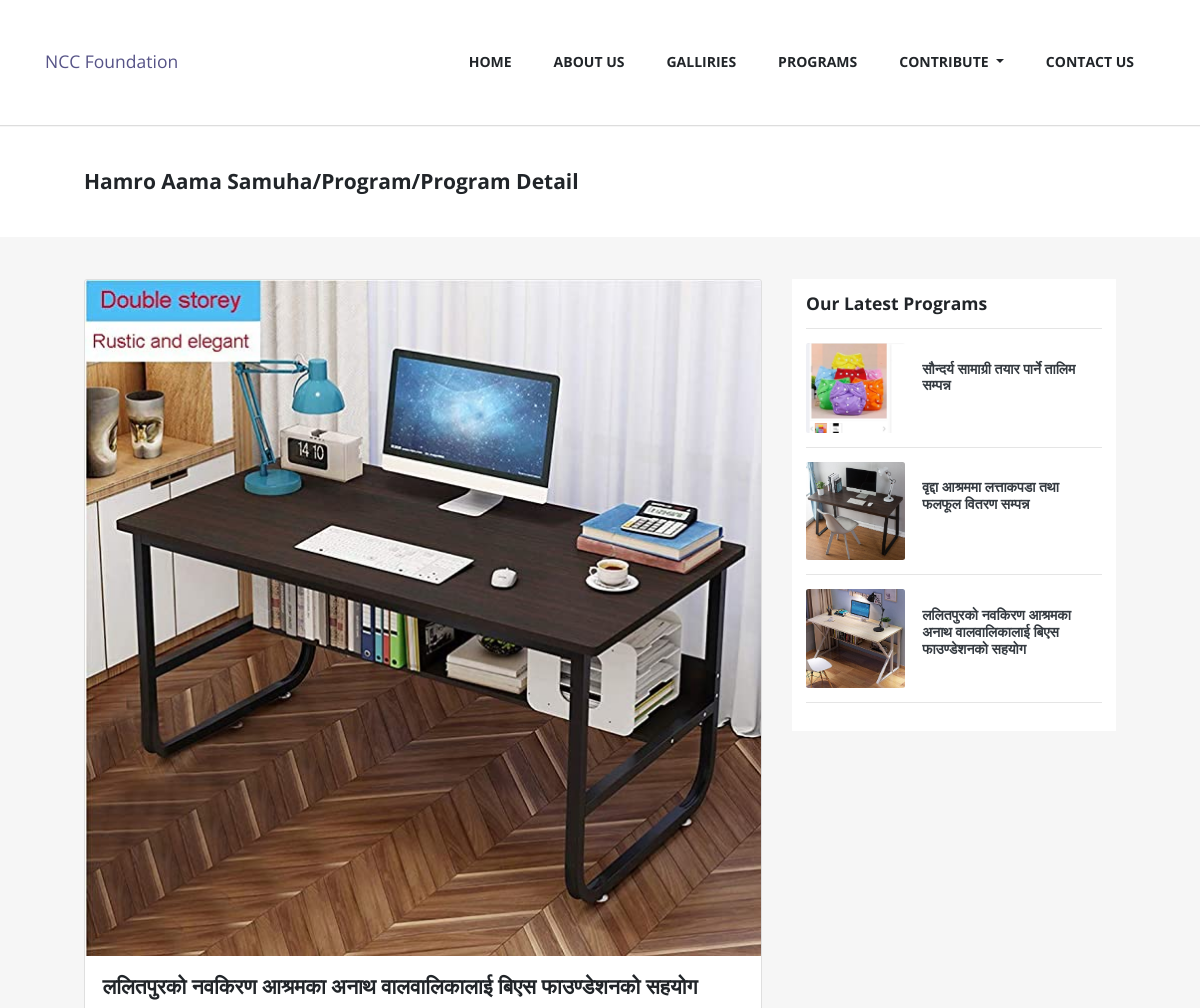
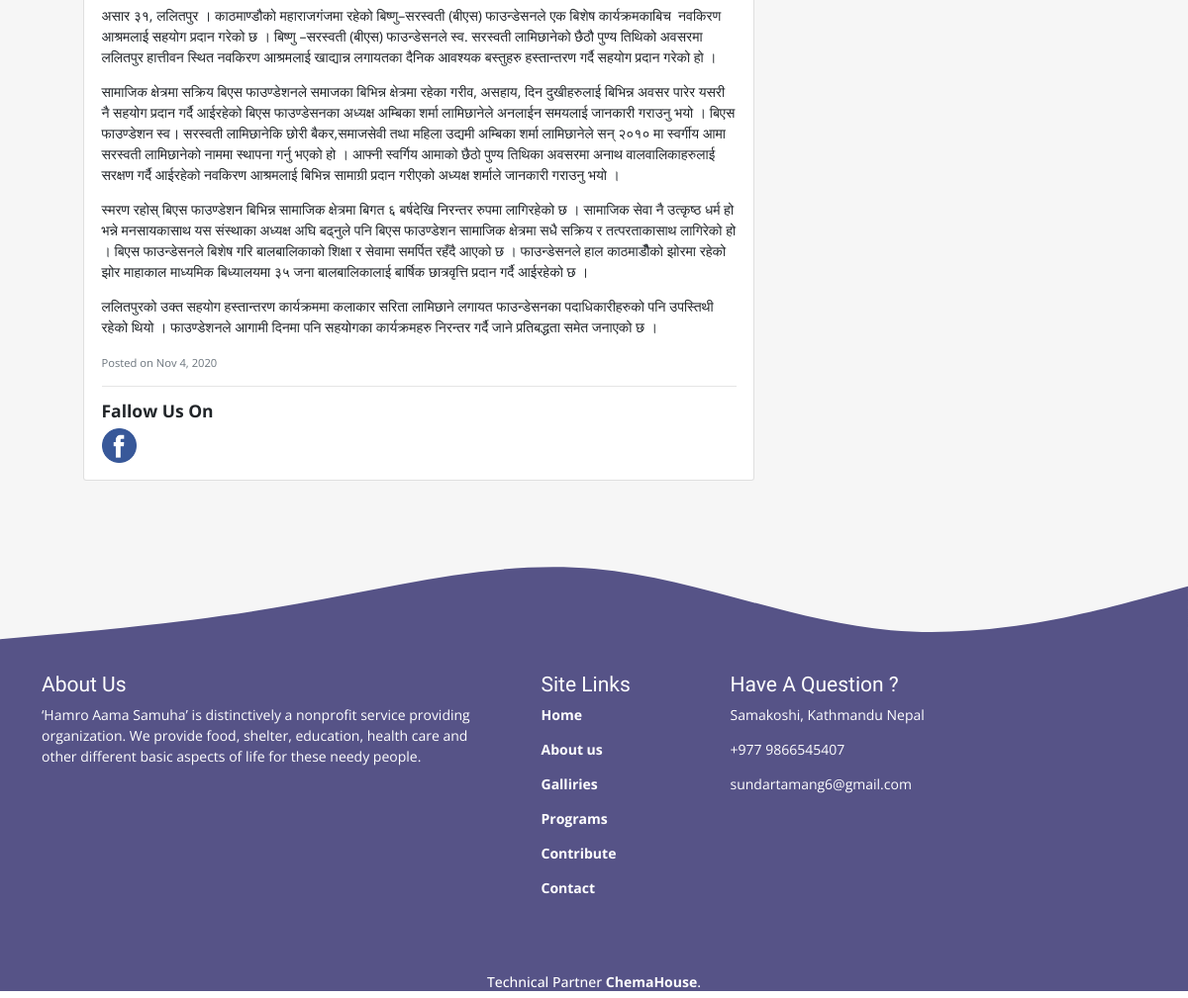
Page /details/2/ on the committed database (2 pictures, top to bottom).
### core/models.py (models this page shows, shortened)
class Program(models.Model):
    title     = models.CharField(max_length=100)
    slug      = models.SlugField()
    content   = RichTextField()
    image     = models.ImageField(upload_to='pics/%Y/%m/%d/')
    timestamp = models.DateTimeField(auto_now_add=True)
    featured  = models.BooleanField()
    class Meta:
        verbose_name_plural = "Programs"
    def timestamp_pretty(self):
        return self.timestamp.strftime('%b %e, %Y')
    def get_absoulate_url(self):
        return reverse('core:details',kwargs ={
            'pk':self.pk
        })

### core/views.py (the view)
# urls.py: path('details/<int:pk>/', ProgramDetailView, name='details'),
def ProgramDetailView(request, pk):
    program        = get_object_or_404(Program, pk=pk)
    programList    = Program.objects.all().order_by('-timestamp')
    paginator      = Paginator(programList, 3)
    page_number    = request.GET.get('page')
    page_obj       = paginator.get_page(page_number)
    context = {
        'object' : program,
        'page_obj' : page_obj,
    }
    return render(request,'programdetail.html',context)

### template/programdetail.html
{% extends 'base.html' %}
{% load staticfiles %}
{% block body %}
<div class="page_wraper">
    <hr />
    <div class="px-5 site_viewer">
        <div class="px-5 pt-5">
            <h4 class="font-weight-bold">Hamro Aama Samuha/Program/Program Detail</h4>
        </div>
    </div>
    <div class="px-5 program_detail_wrapper">
        <div class="row px-5">
            <div class="col-lg-8 col-md-8 col-sm-12">
                <div class="card mt-5">
                    <img class="card-img-top" src="{{object.image.url}}" alt="Card image cap">
                    <div class="card-body">
                        <h4 class="card-title font-weight-bold">{{object.title}}</h4>
                        <p class="card-text">
                            {{object.content|safe}}
                        </p>
                        <p class="card-text"><small class="text-muted">Posted on {{object.timestamp_pretty}}</small></p>
                        <hr />
                        <h5 class="font-weight-bold">fallow us on</h5>
                        <a href="https://www.facebook.com/profile.php?id=100008481586016">
                            <img src="{% static 'img/facebook.png' %}" class="card-img" alt="facebbokIcon"
                                style="height:35px; width:35px;">
                        </a>
                    </div>
                </div>
            </div>
            {% block programDetailSidebar %}{% include 'programDetailSidebar.html' %}{% endblock %}
        </div>
    </div>
    {% endblock %}

### template/programDetailSidebar.html
{% load staticfiles %}
{% block body %}
<div class="col-lg-4 col-md-4 col-sm-6 side_program_detail_wrapper mt-5">
    <div style="background-color: #fff !important;" class="w-100 p-3">
        <h5 class="font-weight-bold">Our Latest programs</h5>
        <hr />
        {% for programs in page_obj%}
        <div class="card mb-1" style="max-width: 540px;">
            <div class="row no-gutters">
                <div class="col-md-4">
                    <img src="{{programs.image.url}}" class="card-img" alt="programImage">
                </div>
                <div class="col-md-8">
                    <div class="card-body">
                        <a href="{{programs.get_absoulate_url}}" style="text-decoration: none;">
                            <h6 class="card-title text-dark font-weight-bold">
                                {{programs.title}}
                            </h6>
                        </a>
                    </div>
                </div>
            </div>
        </div>
        <hr />
        {% endfor %}
    </div>
</div>
{% endblock %}

### static/css/style.css (style rules this page uses)
* { padding: 0px; margin: 0px; box-sizing: border-box; }
html, body { font-family: 'Open Sans', sans-serif; font-size: 14px; width: 100%; overflow-x: hidden; }
.about_us_section .about_card .card-body h5, h4, h2 { font-family: 'Coiny', cursive; text-transform: capitalize; }

### static/css/main.css (style rules this page uses)
.page_wraper { height: auto; min-height: 500px; margin-top: 125px; background-color: #f6f6f6; }
.page_wraper .site_viewer { height: auto; min-height: 110px; background-color: #fff; margin-top: -13px; }
.page_wraper h1, h2, h3, h4, h5 { font-family: 'Open Sans', sans-serif; text-transform: capitalize; }
.side_program_detail_wrapper .card { border: none; }

### rows in the picture
Program: image (picture), title "ललितपुरको नवकिरण आश्रमका अनाथ वालवालिकालाई बिएस फाउण्डेशनको सहयोग", content "असार ३१, ललितपुर । काठमाण्डौको महाराजगंजमा रहेको बिष्णु–सरस्वती (बीएस) फाउन्डेसनले एक बिशेष कार्यक्रमकाबिच नवकिरण आश्रमलाई सहयोग प्रदान गरेको छ । बिष्णु –सरस्वती (बीएस) फाउन्डेसनले स्व. सरस्वती लामिछानेको छैठौ पुण्य तिथिको अवसरमा ललितपुर हात्तीवन स्थित नवकिरण आश्रमलाई खाद्यान्न लगायतका दैनिक आवश्यक बस्तुहरु हस्तान्तरण गर्दै सहयोग प्रदान गरेको हो । सामाजिक क्षेत्रमा सक्रिय बिएस फाउण्डेशनले समाजका बिभिन्न क्षेत्रमा रहेका गरीव, असहाय, दिन दुखीहरुलाई बिभिन्न अवसर पारेर यसरी नै सहयोग प्रदान गर्दै आईरहेको बिएस फाउण्डेसनका अध्यक्ष अम्बिका शर्मा लामिछानेले अनलाईन समयलाई जानकारी गराउनु भयो । बिएस फाउण्डेशन स्व। सरस्वती लामिछानेकि छोरी बैकर,समाजसेवी तथा महिला उद्यमी अम्बिका शर्मा लामिछानेले सन् २०१०…", timestamp_pretty "Nov 4, 2020"
Program: image (picture), title "सौन्दर्य सामाग्री तयार पार्ने तालिम सम्पन्न"
Program: image (picture), title "वृद्दा आश्रममा लत्ताकपडा तथा फलफूल वितरण सम्पन्न"
Program: image (picture), title "ललितपुरको नवकिरण आश्रमका अनाथ वालवालिकालाई बिएस फाउण्डेशनको सहयोग"
